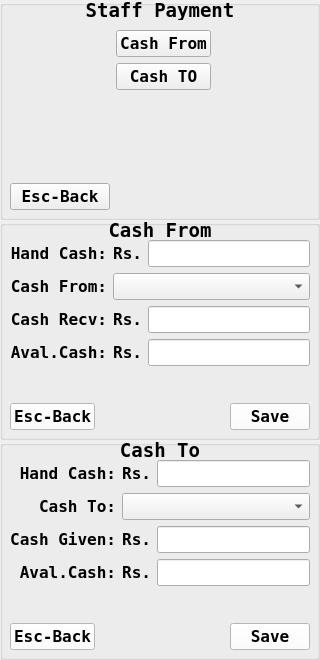
<?xml version="1.0" encoding="UTF-8"?>
<ui version="4.0">
 <class>Staff_Cash</class>
 <widget class="QWidget" name="Staff_Cash">
  <property name="geometry">
   <rect>
    <x>0</x>
    <y>0</y>
    <width>320</width>
    <height>660</height>
   </rect>
  </property>
  <property name="font">
   <font>
    <family>DejaVu Sans Mono</family>
    <pointsize>12</pointsize>
    <weight>75</weight>
    <bold>true</bold>
   </font>
  </property>
  <property name="windowTitle">
   <string>Form</string>
  </property>
  <widget class="QGroupBox" name="groupBox_home">
   <property name="geometry">
    <rect>
     <x>0</x>
     <y>0</y>
     <width>320</width>
     <height>220</height>
    </rect>
   </property>
   <property name="title">
    <string/>
   </property>
   <widget class="QLabel" name="label">
    <property name="geometry">
     <rect>
      <x>0</x>
      <y>0</y>
      <width>320</width>
      <height>20</height>
     </rect>
    </property>
    <property name="font">
     <font>
      <pointsize>14</pointsize>
     </font>
    </property>
    <property name="text">
     <string>Staff Payment</string>
    </property>
    <property name="alignment">
     <set>Qt::AlignCenter</set>
    </property>
   </widget>
   <widget class="QWidget" name="gridLayoutWidget">
    <property name="geometry">
     <rect>
      <x>10</x>
      <y>30</y>
      <width>300</width>
      <height>180</height>
     </rect>
    </property>
    <layout class="QGridLayout" name="gridLayout">
     <item row="0" column="1">
      <widget class="QPushButton" name="pushButton_from">
       <property name="text">
        <string>Cash From</string>
       </property>
       <property name="autoDefault">
        <bool>true</bool>
       </property>
      </widget>
     </item>
     <item row="2" column="1">
      <spacer name="verticalSpacer">
       <property name="orientation">
        <enum>Qt::Vertical</enum>
       </property>
       <property name="sizeHint" stdset="0">
        <size>
         <width>20</width>
         <height>40</height>
        </size>
       </property>
      </spacer>
     </item>
     <item row="0" column="0">
      <spacer name="horizontalSpacer">
       <property name="orientation">
        <enum>Qt::Horizontal</enum>
       </property>
       <property name="sizeHint" stdset="0">
        <size>
         <width>40</width>
         <height>20</height>
        </size>
       </property>
      </spacer>
     </item>
     <item row="0" column="2">
      <spacer name="horizontalSpacer_2">
       <property name="orientation">
        <enum>Qt::Horizontal</enum>
       </property>
       <property name="sizeHint" stdset="0">
        <size>
         <width>40</width>
         <height>20</height>
        </size>
       </property>
      </spacer>
     </item>
     <item row="1" column="1">
      <widget class="QPushButton" name="pushButton_to">
       <property name="text">
        <string>Cash TO</string>
       </property>
       <property name="autoDefault">
        <bool>true</bool>
       </property>
      </widget>
     </item>
     <item row="3" column="0">
      <widget class="QPushButton" name="pushButton_home_back">
       <property name="text">
        <string>Esc-Back</string>
       </property>
       <property name="autoDefault">
        <bool>true</bool>
       </property>
      </widget>
     </item>
    </layout>
   </widget>
  </widget>
  <widget class="QGroupBox" name="groupBox_from">
   <property name="geometry">
    <rect>
     <x>0</x>
     <y>220</y>
     <width>320</width>
     <height>220</height>
    </rect>
   </property>
   <property name="title">
    <string/>
   </property>
   <widget class="QLabel" name="label_2">
    <property name="geometry">
     <rect>
      <x>0</x>
      <y>0</y>
      <width>320</width>
      <height>20</height>
     </rect>
    </property>
    <property name="font">
     <font>
      <pointsize>14</pointsize>
     </font>
    </property>
    <property name="text">
     <string>Cash From</string>
    </property>
    <property name="alignment">
     <set>Qt::AlignCenter</set>
    </property>
   </widget>
   <widget class="QWidget" name="gridLayoutWidget_2">
    <property name="geometry">
     <rect>
      <x>10</x>
      <y>20</y>
      <width>300</width>
      <height>190</height>
     </rect>
    </property>
    <layout class="QGridLayout" name="gridLayout_2">
     <item row="0" column="2">
      <widget class="QLineEdit" name="lineEdit_from_hand_cash">
       <property name="focusPolicy">
        <enum>Qt::NoFocus</enum>
       </property>
      </widget>
     </item>
     <item row="1" column="0">
      <widget class="QLabel" name="label_4">
       <property name="text">
        <string>Cash From:</string>
       </property>
       <property name="alignment">
        <set>Qt::AlignRight|Qt::AlignTrailing|Qt::AlignVCenter</set>
       </property>
      </widget>
     </item>
     <item row="2" column="1">
      <widget class="QLabel" name="label_8">
       <property name="text">
        <string>Rs.</string>
       </property>
       <property name="alignment">
        <set>Qt::AlignRight|Qt::AlignTrailing|Qt::AlignVCenter</set>
       </property>
      </widget>
     </item>
     <item row="3" column="0">
      <widget class="QLabel" name="label_6">
       <property name="text">
        <string>Aval.Cash:</string>
       </property>
       <property name="alignment">
        <set>Qt::AlignRight|Qt::AlignTrailing|Qt::AlignVCenter</set>
       </property>
      </widget>
     </item>
     <item row="2" column="0">
      <widget class="QLabel" name="label_5">
       <property name="text">
        <string>Cash Recv:</string>
       </property>
       <property name="alignment">
        <set>Qt::AlignRight|Qt::AlignTrailing|Qt::AlignVCenter</set>
       </property>
      </widget>
     </item>
     <item row="1" column="1" colspan="2">
      <widget class="QComboBox" name="comboBox_from_cash_from"/>
     </item>
     <item row="2" column="2">
      <widget class="QLineEdit" name="lineEdit_from_cash_recv"/>
     </item>
     <item row="3" column="2">
      <widget class="QLineEdit" name="lineEdit_from_aval_cash">
       <property name="focusPolicy">
        <enum>Qt::NoFocus</enum>
       </property>
      </widget>
     </item>
     <item row="3" column="1">
      <widget class="QLabel" name="label_9">
       <property name="text">
        <string>Rs.</string>
       </property>
       <property name="alignment">
        <set>Qt::AlignRight|Qt::AlignTrailing|Qt::AlignVCenter</set>
       </property>
      </widget>
     </item>
     <item row="0" column="1">
      <widget class="QLabel" name="label_7">
       <property name="text">
        <string>Rs.</string>
       </property>
       <property name="alignment">
        <set>Qt::AlignRight|Qt::AlignTrailing|Qt::AlignVCenter</set>
       </property>
      </widget>
     </item>
     <item row="0" column="0">
      <widget class="QLabel" name="label_3">
       <property name="text">
        <string>Hand Cash:</string>
       </property>
       <property name="alignment">
        <set>Qt::AlignRight|Qt::AlignTrailing|Qt::AlignVCenter</set>
       </property>
      </widget>
     </item>
     <item row="4" column="0">
      <spacer name="verticalSpacer_2">
       <property name="orientation">
        <enum>Qt::Vertical</enum>
       </property>
       <property name="sizeHint" stdset="0">
        <size>
         <width>20</width>
         <height>40</height>
        </size>
       </property>
      </spacer>
     </item>
     <item row="5" column="0" colspan="3">
      <layout class="QHBoxLayout" name="horizontalLayout">
       <item>
        <widget class="QPushButton" name="pushButton_back">
         <property name="font">
          <font>
           <family>DejaVu Sans Mono</family>
           <pointsize>12</pointsize>
           <weight>75</weight>
           <bold>true</bold>
          </font>
         </property>
         <property name="focusPolicy">
          <enum>Qt::NoFocus</enum>
         </property>
         <property name="styleSheet">
          <string notr="true">background-color: rgb(255, 255, 255);</string>
         </property>
         <property name="text">
          <string>Esc-Back</string>
         </property>
         <property name="autoDefault">
          <bool>true</bool>
         </property>
        </widget>
       </item>
       <item>
        <spacer name="horizontalSpacer_3">
         <property name="orientation">
          <enum>Qt::Horizontal</enum>
         </property>
         <property name="sizeHint" stdset="0">
          <size>
           <width>40</width>
           <height>20</height>
          </size>
         </property>
        </spacer>
       </item>
       <item>
        <widget class="QPushButton" name="pushButton_from_save">
         <property name="font">
          <font>
           <family>DejaVu Sans Mono</family>
           <pointsize>12</pointsize>
           <weight>75</weight>
           <bold>true</bold>
          </font>
         </property>
         <property name="styleSheet">
          <string notr="true">background-color: rgb(255, 255, 255);</string>
         </property>
         <property name="text">
          <string>Save</string>
         </property>
         <property name="autoDefault">
          <bool>true</bool>
         </property>
        </widget>
       </item>
      </layout>
     </item>
    </layout>
   </widget>
  </widget>
  <widget class="QGroupBox" name="groupBox_to">
   <property name="geometry">
    <rect>
     <x>0</x>
     <y>440</y>
     <width>320</width>
     <height>220</height>
    </rect>
   </property>
   <property name="title">
    <string/>
   </property>
   <widget class="QLabel" name="label_10">
    <property name="geometry">
     <rect>
      <x>0</x>
      <y>0</y>
      <width>320</width>
      <height>20</height>
     </rect>
    </property>
    <property name="font">
     <font>
      <pointsize>14</pointsize>
     </font>
    </property>
    <property name="text">
     <string>Cash To</string>
    </property>
    <property name="alignment">
     <set>Qt::AlignCenter</set>
    </property>
   </widget>
   <widget class="QWidget" name="gridLayoutWidget_3">
    <property name="geometry">
     <rect>
      <x>10</x>
      <y>20</y>
      <width>300</width>
      <height>190</height>
     </rect>
    </property>
    <layout class="QGridLayout" name="gridLayout_3">
     <item row="0" column="2">
      <widget class="QLineEdit" name="lineEdit_from_hand_cash_2">
       <property name="focusPolicy">
        <enum>Qt::NoFocus</enum>
       </property>
      </widget>
     </item>
     <item row="1" column="0">
      <widget class="QLabel" name="label_11">
       <property name="text">
        <string>Cash To:</string>
       </property>
       <property name="alignment">
        <set>Qt::AlignRight|Qt::AlignTrailing|Qt::AlignVCenter</set>
       </property>
      </widget>
     </item>
     <item row="2" column="1">
      <widget class="QLabel" name="label_12">
       <property name="text">
        <string>Rs.</string>
       </property>
       <property name="alignment">
        <set>Qt::AlignRight|Qt::AlignTrailing|Qt::AlignVCenter</set>
       </property>
      </widget>
     </item>
     <item row="3" column="0">
      <widget class="QLabel" name="label_13">
       <property name="text">
        <string>Aval.Cash:</string>
       </property>
       <property name="alignment">
        <set>Qt::AlignRight|Qt::AlignTrailing|Qt::AlignVCenter</set>
       </property>
      </widget>
     </item>
     <item row="2" column="0">
      <widget class="QLabel" name="label_14">
       <property name="text">
        <string>Cash Given:</string>
       </property>
       <property name="alignment">
        <set>Qt::AlignRight|Qt::AlignTrailing|Qt::AlignVCenter</set>
       </property>
      </widget>
     </item>
     <item row="1" column="1" colspan="2">
      <widget class="QComboBox" name="comboBox_from_cash_from_2"/>
     </item>
     <item row="2" column="2">
      <widget class="QLineEdit" name="lineEdit_from_cash_recv_2"/>
     </item>
     <item row="3" column="2">
      <widget class="QLineEdit" name="lineEdit_from_aval_cash_2">
       <property name="focusPolicy">
        <enum>Qt::NoFocus</enum>
       </property>
      </widget>
     </item>
     <item row="3" column="1">
      <widget class="QLabel" name="label_15">
       <property name="text">
        <string>Rs.</string>
       </property>
       <property name="alignment">
        <set>Qt::AlignRight|Qt::AlignTrailing|Qt::AlignVCenter</set>
       </property>
      </widget>
     </item>
     <item row="0" column="1">
      <widget class="QLabel" name="label_16">
       <property name="text">
        <string>Rs.</string>
       </property>
       <property name="alignment">
        <set>Qt::AlignRight|Qt::AlignTrailing|Qt::AlignVCenter</set>
       </property>
      </widget>
     </item>
     <item row="0" column="0">
      <widget class="QLabel" name="label_17">
       <property name="text">
        <string>Hand Cash:</string>
       </property>
       <property name="alignment">
        <set>Qt::AlignRight|Qt::AlignTrailing|Qt::AlignVCenter</set>
       </property>
      </widget>
     </item>
     <item row="4" column="0">
      <spacer name="verticalSpacer_3">
       <property name="orientation">
        <enum>Qt::Vertical</enum>
       </property>
       <property name="sizeHint" stdset="0">
        <size>
         <width>20</width>
         <height>40</height>
        </size>
       </property>
      </spacer>
     </item>
     <item row="5" column="0" colspan="3">
      <layout class="QHBoxLayout" name="horizontalLayout_2">
       <item>
        <widget class="QPushButton" name="pushButton_back_2">
         <property name="font">
          <font>
           <family>DejaVu Sans Mono</family>
           <pointsize>12</pointsize>
           <weight>75</weight>
           <bold>true</bold>
          </font>
         </property>
         <property name="focusPolicy">
          <enum>Qt::NoFocus</enum>
         </property>
         <property name="styleSheet">
          <string notr="true">background-color: rgb(255, 255, 255);</string>
         </property>
         <property name="text">
          <string>Esc-Back</string>
         </property>
         <property name="autoDefault">
          <bool>true</bool>
         </property>
        </widget>
       </item>
       <item>
        <spacer name="horizontalSpacer_4">
         <property name="orientation">
          <enum>Qt::Horizontal</enum>
         </property>
         <property name="sizeHint" stdset="0">
          <size>
           <width>40</width>
           <height>20</height>
          </size>
         </property>
        </spacer>
       </item>
       <item>
        <widget class="QPushButton" name="pushButton_from_save_2">
         <property name="font">
          <font>
           <family>DejaVu Sans Mono</family>
           <pointsize>12</pointsize>
           <weight>75</weight>
           <bold>true</bold>
          </font>
         </property>
         <property name="styleSheet">
          <string notr="true">background-color: rgb(255, 255, 255);</string>
         </property>
         <property name="text">
          <string>Save</string>
         </property>
         <property name="autoDefault">
          <bool>true</bool>
         </property>
        </widget>
       </item>
      </layout>
     </item>
    </layout>
   </widget>
  </widget>
 </widget>
 <tabstops>
  <tabstop>pushButton_from</tabstop>
  <tabstop>pushButton_to</tabstop>
  <tabstop>pushButton_home_back</tabstop>
  <tabstop>lineEdit_from_hand_cash</tabstop>
  <tabstop>comboBox_from_cash_from</tabstop>
  <tabstop>lineEdit_from_cash_recv</tabstop>
  <tabstop>lineEdit_from_aval_cash</tabstop>
  <tabstop>pushButton_from_save</tabstop>
  <tabstop>lineEdit_from_hand_cash_2</tabstop>
  <tabstop>comboBox_from_cash_from_2</tabstop>
  <tabstop>lineEdit_from_cash_recv_2</tabstop>
  <tabstop>lineEdit_from_aval_cash_2</tabstop>
  <tabstop>pushButton_from_save_2</tabstop>
 </tabstops>
 <resources/>
 <connections/>
</ui>
